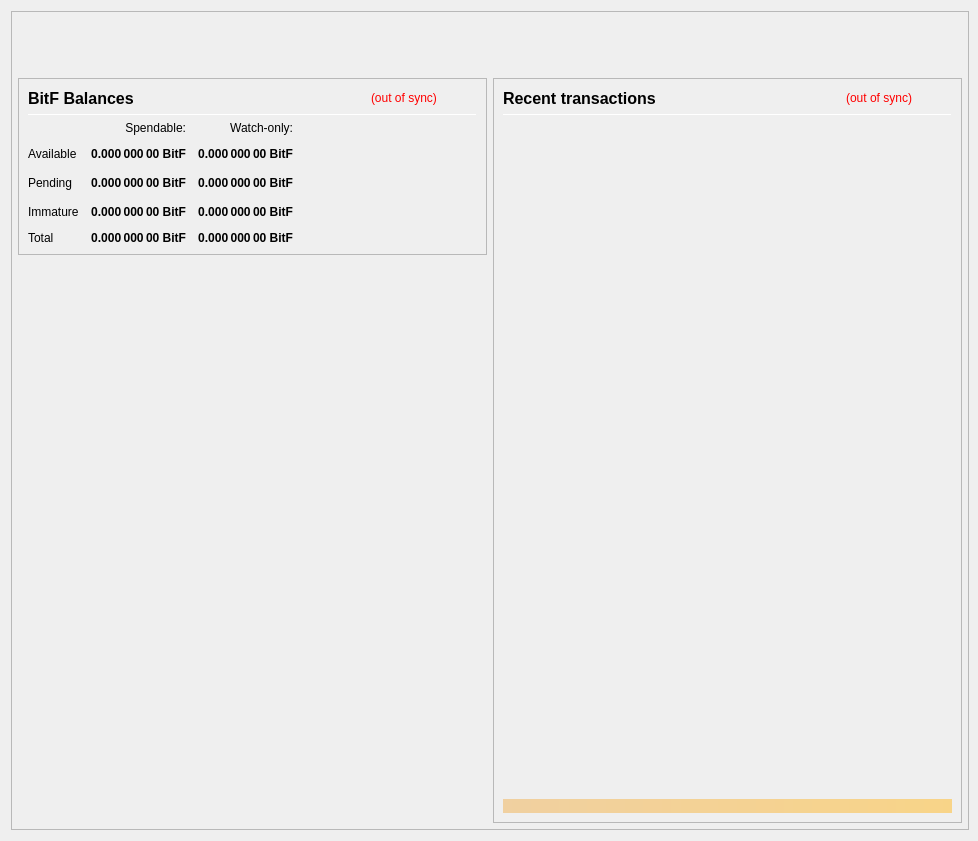
<?xml version="1.0" encoding="UTF-8"?>
<ui version="4.0">
 <class>OverviewPage</class>
 <widget class="QWidget" name="OverviewPage">
  <property name="geometry">
   <rect>
    <x>0</x>
    <y>0</y>
    <width>978</width>
    <height>841</height>
   </rect>
  </property>
  <property name="minimumSize">
   <size>
    <width>960</width>
    <height>682</height>
   </size>
  </property>
  <property name="font">
   <font>
    <weight>50</weight>
    <bold>false</bold>
   </font>
  </property>
  <property name="windowTitle">
   <string>Form</string>
  </property>
  <layout class="QVBoxLayout" name="topLayout" stretch="0">
   <property name="rightMargin">
    <number>9</number>
   </property>
   <item>
    <widget class="QFrame" name="frame_BG">
     <property name="minimumSize">
      <size>
       <width>850</width>
       <height>610</height>
      </size>
     </property>
     <property name="maximumSize">
      <size>
       <width>16777215</width>
       <height>16777215</height>
      </size>
     </property>
     <property name="frameShape">
      <enum>QFrame::StyledPanel</enum>
     </property>
     <property name="frameShadow">
      <enum>QFrame::Raised</enum>
     </property>
     <layout class="QVBoxLayout" name="verticalLayout_3" stretch="0">
      <property name="leftMargin">
       <number>0</number>
      </property>
      <property name="topMargin">
       <number>0</number>
      </property>
      <property name="rightMargin">
       <number>0</number>
      </property>
      <property name="bottomMargin">
       <number>6</number>
      </property>
      <item>
       <layout class="QVBoxLayout" name="verticalLayout_Master" stretch="0,1">
        <property name="leftMargin">
         <number>0</number>
        </property>
        <property name="topMargin">
         <number>0</number>
        </property>
        <property name="rightMargin">
         <number>0</number>
        </property>
        <property name="bottomMargin">
         <number>0</number>
        </property>
        <item>
         <widget class="QFrame" name="frame_Header">
          <layout class="QVBoxLayout" name="verticalLayout_Header" stretch="0">
           <property name="leftMargin">
            <number>0</number>
           </property>
           <property name="topMargin">
            <number>0</number>
           </property>
           <property name="rightMargin">
            <number>0</number>
           </property>
           <property name="bottomMargin">
            <number>0</number>
           </property>
           <item>
            <layout class="QHBoxLayout" name="horizontalLayout_Header" stretch="1,0">
             <property name="spacing">
              <number>6</number>
             </property>
             <item>
              <spacer name="horizontalSpacer_Header">
               <property name="orientation">
                <enum>Qt::Horizontal</enum>
               </property>
               <property name="sizeHint" stdset="0">
                <size>
                 <width>40</width>
                 <height>20</height>
                </size>
               </property>
              </spacer>
             </item>
             <item>
              <widget class="QLabel" name="labelOverviewHeaderRight">
               <property name="minimumSize">
                <size>
                 <width>464</width>
                 <height>60</height>
                </size>
               </property>
               <property name="maximumSize">
                <size>
                 <width>16777215</width>
                 <height>60</height>
                </size>
               </property>
               <property name="font">
                <font>
                 <pointsize>14</pointsize>
                </font>
               </property>
               <property name="text">
                <string/>
               </property>
               <property name="alignment">
                <set>Qt::AlignRight|Qt::AlignTrailing|Qt::AlignVCenter</set>
               </property>
              </widget>
             </item>
            </layout>
           </item>
          </layout>
         </widget>
        </item>
        <item>
         <widget class="QFrame" name="frame_Content">
          <layout class="QVBoxLayout" name="verticalLayout_Content">
           <property name="leftMargin">
            <number>6</number>
           </property>
           <property name="topMargin">
            <number>0</number>
           </property>
           <property name="rightMargin">
            <number>6</number>
           </property>
           <property name="bottomMargin">
            <number>0</number>
           </property>
           <item>
            <layout class="QHBoxLayout" name="horizontalLayout_Content" stretch="1,1">
             <property name="spacing">
              <number>6</number>
             </property>
             <item>
              <layout class="QVBoxLayout" name="verticalLayout_left" stretch="0,0">
               <item>
                <widget class="QFrame" name="frameBalances">
                 <property name="frameShape">
                  <enum>QFrame::StyledPanel</enum>
                 </property>
                 <property name="frameShadow">
                  <enum>QFrame::Raised</enum>
                 </property>
                 <layout class="QVBoxLayout" name="verticalLayout_4">
                  <item>
                   <layout class="QHBoxLayout" name="hlBalancesHeader" stretch="2,0,0">
                    <property name="spacing">
                     <number>6</number>
                    </property>
                    <item>
                     <widget class="QLabel" name="labelBalances">
                      <property name="minimumSize">
                       <size>
                        <width>0</width>
                        <height>0</height>
                       </size>
                      </property>
                      <property name="font">
                       <font>
                        <pointsize>12</pointsize>
                        <weight>75</weight>
                        <bold>true</bold>
                       </font>
                      </property>
                      <property name="text">
                       <string>BitF Balances</string>
                      </property>
                     </widget>
                    </item>
                    <item>
                     <widget class="QLabel" name="labelWalletStatus">
                      <property name="cursor">
                       <cursorShape>WhatsThisCursor</cursorShape>
                      </property>
                      <property name="toolTip">
                       <string>The displayed information may be out of date. Your wallet automatically synchronizes with the BitF network after a connection is established, but this process has not completed yet.</string>
                      </property>
                      <property name="styleSheet">
                       <string notr="true">QLabel { color: red; }</string>
                      </property>
                      <property name="text">
                       <string notr="true">(out of sync)</string>
                      </property>
                      <property name="alignment">
                       <set>Qt::AlignLeading|Qt::AlignLeft|Qt::AlignVCenter</set>
                      </property>
                     </widget>
                    </item>
                    <item>
                     <spacer name="hsBalancesHeader">
                      <property name="orientation">
                       <enum>Qt::Horizontal</enum>
                      </property>
                      <property name="sizeHint" stdset="0">
                       <size>
                        <width>40</width>
                        <height>20</height>
                       </size>
                      </property>
                     </spacer>
                    </item>
                   </layout>
                  </item>
                  <item>
                   <widget class="Line" name="lineBalances">
                    <property name="minimumSize">
                     <size>
                      <width>0</width>
                      <height>1</height>
                     </size>
                    </property>
                    <property name="maximumSize">
                     <size>
                      <width>16777215</width>
                      <height>1</height>
                     </size>
                    </property>
                    <property name="orientation">
                     <enum>Qt::Horizontal</enum>
                    </property>
                   </widget>
                  </item>
                  <item>
                   <layout class="QGridLayout" name="gridLayout">
                    <property name="spacing">
                     <number>12</number>
                    </property>
                    <item row="2" column="2">
                     <widget class="QLabel" name="labelWatchPending">
                      <property name="font">
                       <font>
                        <weight>75</weight>
                        <bold>true</bold>
                       </font>
                      </property>
                      <property name="cursor">
                       <cursorShape>ArrowCursor</cursorShape>
                      </property>
                      <property name="toolTip">
                       <string>Unconfirmed transactions to watch-only addresses</string>
                      </property>
                      <property name="text">
                       <string notr="true">0.000 000 00 BitF</string>
                      </property>
                      <property name="alignment">
                       <set>Qt::AlignRight|Qt::AlignTrailing|Qt::AlignVCenter</set>
                      </property>
                      <property name="textInteractionFlags">
                       <set>Qt::NoTextInteraction</set>
                      </property>
                     </widget>
                    </item>
                    <item row="2" column="1">
                     <widget class="QLabel" name="labelUnconfirmed">
                      <property name="font">
                       <font>
                        <weight>75</weight>
                        <bold>true</bold>
                       </font>
                      </property>
                      <property name="cursor">
                       <cursorShape>ArrowCursor</cursorShape>
                      </property>
                      <property name="toolTip">
                       <string>Total of transactions that have yet to be confirmed, and do not yet count toward the spendable balance</string>
                      </property>
                      <property name="text">
                       <string notr="true">0.000 000 00 BitF</string>
                      </property>
                      <property name="alignment">
                       <set>Qt::AlignRight|Qt::AlignTrailing|Qt::AlignVCenter</set>
                      </property>
                      <property name="textInteractionFlags">
                       <set>Qt::NoTextInteraction</set>
                      </property>
                     </widget>
                    </item>
                    <item row="3" column="2">
                     <widget class="QLabel" name="labelWatchImmature">
                      <property name="font">
                       <font>
                        <weight>75</weight>
                        <bold>true</bold>
                       </font>
                      </property>
                      <property name="cursor">
                       <cursorShape>ArrowCursor</cursorShape>
                      </property>
                      <property name="toolTip">
                       <string>Staked or masternode rewards in watch-only addresses that has not yet matured</string>
                      </property>
                      <property name="text">
                       <string notr="true">0.000 000 00 BitF</string>
                      </property>
                      <property name="alignment">
                       <set>Qt::AlignRight|Qt::AlignTrailing|Qt::AlignVCenter</set>
                      </property>
                      <property name="textInteractionFlags">
                       <set>Qt::NoTextInteraction</set>
                      </property>
                     </widget>
                    </item>
                    <item row="4" column="0">
                     <widget class="QLabel" name="labelTotalText">
                      <property name="text">
                       <string>Total</string>
                      </property>
                      <property name="textInteractionFlags">
                       <set>Qt::NoTextInteraction</set>
                      </property>
                     </widget>
                    </item>
                    <item row="3" column="1">
                     <widget class="QLabel" name="labelImmature">
                      <property name="font">
                       <font>
                        <weight>75</weight>
                        <bold>true</bold>
                       </font>
                      </property>
                      <property name="cursor">
                       <cursorShape>ArrowCursor</cursorShape>
                      </property>
                      <property name="toolTip">
                       <string>Staked or masternode rewards that has not yet matured</string>
                      </property>
                      <property name="text">
                       <string notr="true">0.000 000 00 BitF</string>
                      </property>
                      <property name="alignment">
                       <set>Qt::AlignRight|Qt::AlignTrailing|Qt::AlignVCenter</set>
                      </property>
                      <property name="textInteractionFlags">
                       <set>Qt::NoTextInteraction</set>
                      </property>
                     </widget>
                    </item>
                    <item row="2" column="3">
                     <spacer name="hsBalances">
                      <property name="orientation">
                       <enum>Qt::Horizontal</enum>
                      </property>
                      <property name="sizeHint" stdset="0">
                       <size>
                        <width>40</width>
                        <height>20</height>
                       </size>
                      </property>
                     </spacer>
                    </item>
                    <item row="3" column="0">
                     <widget class="QLabel" name="labelImmatureText">
                      <property name="text">
                       <string>Immature</string>
                      </property>
                      <property name="textInteractionFlags">
                       <set>Qt::NoTextInteraction</set>
                      </property>
                     </widget>
                    </item>
                    <item row="4" column="1">
                     <widget class="QLabel" name="labelTotal">
                      <property name="font">
                       <font>
                        <weight>75</weight>
                        <bold>true</bold>
                       </font>
                      </property>
                      <property name="cursor">
                       <cursorShape>ArrowCursor</cursorShape>
                      </property>
                      <property name="toolTip">
                       <string>Your current total balance</string>
                      </property>
                      <property name="text">
                       <string notr="true">0.000 000 00 BitF</string>
                      </property>
                      <property name="alignment">
                       <set>Qt::AlignRight|Qt::AlignTrailing|Qt::AlignVCenter</set>
                      </property>
                      <property name="textInteractionFlags">
                       <set>Qt::NoTextInteraction</set>
                      </property>
                     </widget>
                    </item>
                    <item row="4" column="2">
                     <widget class="QLabel" name="labelWatchTotal">
                      <property name="font">
                       <font>
                        <weight>75</weight>
                        <bold>true</bold>
                       </font>
                      </property>
                      <property name="cursor">
                       <cursorShape>ArrowCursor</cursorShape>
                      </property>
                      <property name="toolTip">
                       <string>Current total balance in watch-only addresses</string>
                      </property>
                      <property name="text">
                       <string notr="true">0.000 000 00 BitF</string>
                      </property>
                      <property name="alignment">
                       <set>Qt::AlignRight|Qt::AlignTrailing|Qt::AlignVCenter</set>
                      </property>
                      <property name="textInteractionFlags">
                       <set>Qt::NoTextInteraction</set>
                      </property>
                     </widget>
                    </item>
                    <item row="0" column="2">
                     <widget class="QLabel" name="labelWatchonly">
                      <property name="text">
                       <string>Watch-only:</string>
                      </property>
                      <property name="alignment">
                       <set>Qt::AlignRight|Qt::AlignTrailing|Qt::AlignVCenter</set>
                      </property>
                     </widget>
                    </item>
                    <item row="1" column="0">
                     <widget class="QLabel" name="labelBalanceText">
                      <property name="text">
                       <string>Available</string>
                      </property>
                      <property name="textInteractionFlags">
                       <set>Qt::NoTextInteraction</set>
                      </property>
                     </widget>
                    </item>
                    <item row="1" column="1">
                     <widget class="QLabel" name="labelBalance">
                      <property name="font">
                       <font>
                        <weight>75</weight>
                        <bold>true</bold>
                       </font>
                      </property>
                      <property name="cursor">
                       <cursorShape>ArrowCursor</cursorShape>
                      </property>
                      <property name="toolTip">
                       <string>Your current spendable balance</string>
                      </property>
                      <property name="text">
                       <string notr="true">0.000 000 00 BitF</string>
                      </property>
                      <property name="alignment">
                       <set>Qt::AlignRight|Qt::AlignTrailing|Qt::AlignVCenter</set>
                      </property>
                      <property name="textInteractionFlags">
                       <set>Qt::NoTextInteraction</set>
                      </property>
                     </widget>
                    </item>
                    <item row="1" column="2">
                     <widget class="QLabel" name="labelWatchAvailable">
                      <property name="font">
                       <font>
                        <weight>75</weight>
                        <bold>true</bold>
                       </font>
                      </property>
                      <property name="cursor">
                       <cursorShape>ArrowCursor</cursorShape>
                      </property>
                      <property name="toolTip">
                       <string>Your current balance in watch-only addresses</string>
                      </property>
                      <property name="text">
                       <string notr="true">0.000 000 00 BitF</string>
                      </property>
                      <property name="alignment">
                       <set>Qt::AlignRight|Qt::AlignTrailing|Qt::AlignVCenter</set>
                      </property>
                      <property name="textInteractionFlags">
                       <set>Qt::NoTextInteraction</set>
                      </property>
                     </widget>
                    </item>
                    <item row="2" column="0">
                     <widget class="QLabel" name="labelPendingText">
                      <property name="text">
                       <string>Pending</string>
                      </property>
                      <property name="textInteractionFlags">
                       <set>Qt::NoTextInteraction</set>
                      </property>
                     </widget>
                    </item>
                    <item row="0" column="1">
                     <widget class="QLabel" name="labelSpendable">
                      <property name="text">
                       <string>Spendable:</string>
                      </property>
                      <property name="alignment">
                       <set>Qt::AlignRight|Qt::AlignTrailing|Qt::AlignVCenter</set>
                      </property>
                     </widget>
                    </item>
                   </layout>
                  </item>
                 </layout>
                </widget>
               </item>
               <item>
                <spacer name="verticalSpacer">
                 <property name="orientation">
                  <enum>Qt::Vertical</enum>
                 </property>
                 <property name="sizeHint" stdset="0">
                  <size>
                   <width>20</width>
                   <height>40</height>
                  </size>
                 </property>
                </spacer>
               </item>
              </layout>
             </item>
             <item>
              <layout class="QVBoxLayout" name="verticalLayout_right" stretch="1">
               <item>
                <widget class="QFrame" name="frame_RecentTransactions">
                 <property name="minimumSize">
                  <size>
                   <width>0</width>
                   <height>0</height>
                  </size>
                 </property>
                 <property name="frameShape">
                  <enum>QFrame::StyledPanel</enum>
                 </property>
                 <property name="frameShadow">
                  <enum>QFrame::Raised</enum>
                 </property>
                 <layout class="QVBoxLayout" name="verticalLayout_1" stretch="0,0,0,0,0">
                  <item>
                   <layout class="QHBoxLayout" name="horizontalLayout_2" stretch="2,0,0">
                    <property name="spacing">
                     <number>3</number>
                    </property>
                    <item>
                     <widget class="QLabel" name="label_4">
                      <property name="minimumSize">
                       <size>
                        <width>0</width>
                        <height>20</height>
                       </size>
                      </property>
                      <property name="font">
                       <font>
                        <pointsize>12</pointsize>
                        <weight>75</weight>
                        <bold>true</bold>
                       </font>
                      </property>
                      <property name="text">
                       <string>Recent transactions</string>
                      </property>
                     </widget>
                    </item>
                    <item>
                     <widget class="QLabel" name="labelTransactionsStatus">
                      <property name="cursor">
                       <cursorShape>WhatsThisCursor</cursorShape>
                      </property>
                      <property name="toolTip">
                       <string>The displayed information may be out of date. Your wallet automatically synchronizes with the BitF network after a connection is established, but this process has not completed yet.</string>
                      </property>
                      <property name="styleSheet">
                       <string notr="true">QLabel { color: red; }</string>
                      </property>
                      <property name="text">
                       <string notr="true">(out of sync)</string>
                      </property>
                      <property name="alignment">
                       <set>Qt::AlignRight|Qt::AlignTrailing|Qt::AlignVCenter</set>
                      </property>
                     </widget>
                    </item>
                    <item>
                     <spacer name="horizontalSpacer">
                      <property name="orientation">
                       <enum>Qt::Horizontal</enum>
                      </property>
                      <property name="sizeHint" stdset="0">
                       <size>
                        <width>40</width>
                        <height>20</height>
                       </size>
                      </property>
                     </spacer>
                    </item>
                   </layout>
                  </item>
                  <item>
                   <widget class="Line" name="line">
                    <property name="minimumSize">
                     <size>
                      <width>0</width>
                      <height>1</height>
                     </size>
                    </property>
                    <property name="maximumSize">
                     <size>
                      <width>16777215</width>
                      <height>1</height>
                     </size>
                    </property>
                    <property name="orientation">
                     <enum>Qt::Horizontal</enum>
                    </property>
                   </widget>
                  </item>
                  <item>
                   <widget class="QListView" name="listTransactions">
                    <property name="minimumSize">
                     <size>
                      <width>0</width>
                      <height>0</height>
                     </size>
                    </property>
                    <property name="styleSheet">
                     <string notr="true">QListView { background: transparent; }</string>
                    </property>
                    <property name="frameShape">
                     <enum>QFrame::NoFrame</enum>
                    </property>
                    <property name="verticalScrollBarPolicy">
                     <enum>Qt::ScrollBarAlwaysOff</enum>
                    </property>
                    <property name="horizontalScrollBarPolicy">
                     <enum>Qt::ScrollBarAlwaysOff</enum>
                    </property>
                    <property name="selectionMode">
                     <enum>QAbstractItemView::NoSelection</enum>
                    </property>
                   </widget>
                  </item>
                  <item>
                   <spacer name="verticalSpacer_2">
                    <property name="orientation">
                     <enum>Qt::Vertical</enum>
                    </property>
                    <property name="sizeType">
                     <enum>QSizePolicy::Expanding</enum>
                    </property>
                    <property name="sizeHint" stdset="0">
                     <size>
                      <width>20</width>
                      <height>40</height>
                     </size>
                    </property>
                   </spacer>
                  </item>
                  <item>
                   <widget class="QLabel" name="labelAlerts">
                    <property name="maximumSize">
                     <size>
                      <width>16777215</width>
                      <height>16777215</height>
                     </size>
                    </property>
                    <property name="styleSheet">
                     <string notr="true">background-color: qlineargradient(x1: 0, y1: 0, x2: 1, y2: 0, stop:0 #F0D0A0, stop:1 #F8D488); color:#000000;</string>
                    </property>
                    <property name="text">
                     <string/>
                    </property>
                    <property name="wordWrap">
                     <bool>true</bool>
                    </property>
                    <property name="margin">
                     <number>3</number>
                    </property>
                   </widget>
                  </item>
                 </layout>
                </widget>
               </item>
              </layout>
             </item>
            </layout>
           </item>
          </layout>
         </widget>
        </item>
       </layout>
      </item>
     </layout>
    </widget>
   </item>
  </layout>
 </widget>
 <resources/>
 <connections/>
</ui>
